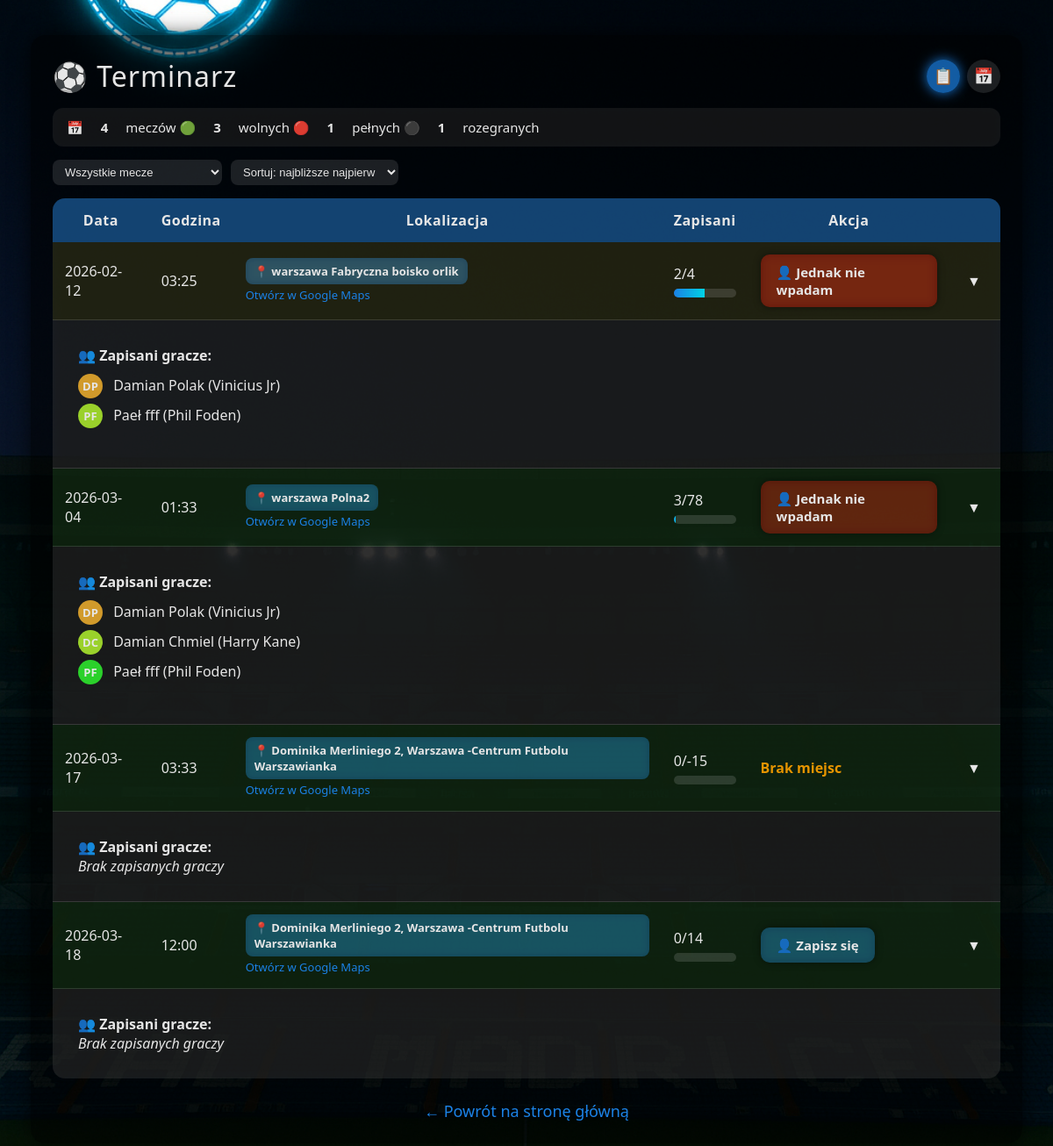
The app's page /terminarz (signed in) with its own data.
### tables this page shows
CREATE TABLE matches (
            id INTEGER PRIMARY KEY AUTOINCREMENT,
            match_date TEXT NOT NULL,
            match_time TEXT NOT NULL,
            location TEXT NOT NULL,
            max_slots INTEGER NOT NULL,
            signed_up INTEGER NOT NULL DEFAULT 0
        );

CREATE TABLE match_signups (
            id INTEGER PRIMARY KEY AUTOINCREMENT,
            user_id INTEGER NOT NULL,
            match_id INTEGER NOT NULL,
            paid INTEGER NOT NULL DEFAULT 0,
            created_at TIMESTAMP DEFAULT CURRENT_TIMESTAMP,
            FOREIGN KEY(user_id) REFERENCES users(id),
            FOREIGN KEY(match_id) REFERENCES matches(id)
        );

CREATE TABLE users (
            id INTEGER PRIMARY KEY AUTOINCREMENT,
            first_name TEXT NOT NULL,
            last_name TEXT NOT NULL,
            player_alias TEXT UNIQUE NOT NULL,
            is_admin INTEGER DEFAULT 0
        );

### app.py (the view)
@app.route("/terminarz")
def terminarz():
    conn = get_db()
    matches = conn.execute("SELECT * FROM matches ORDER BY match_date ASC").fetchall()
    signups = conn.execute("""
        SELECT ms.match_id, ms.paid, u.first_name, u.last_name, u.player_alias
        FROM match_signups ms
        JOIN users u ON u.id = ms.user_id
        ORDER BY u.first_name ASC
    """).fetchall()
    conn.close()
    players_by_match = {}
    for s in signups:
        players_by_match.setdefault(s["match_id"], []).append(s)
    user_signed = {}
    if "player_alias" in session:
        for s in signups:
            if s["player_alias"] == session["player_alias"]:
                user_signed[s["match_id"]] = True
    return render_template(
        "terminarz.html",
        matches=matches,
        players_by_match=players_by_match,
        user_signed=user_signed
    )

### app.py (called while the page is built)
def get_db():
    conn = sqlite3.connect("database.db")
    conn.row_factory = sqlite3.Row
    return conn

### templates/terminarz.html (shortened to what this page needs)
<!DOCTYPE html>
<html lang="pl">
<head>
</head>
<body>
<div class="container">
    <div class="header-row">
        <h1>⚽ Terminarz</h1>
        <div class="view-toggle">
            <button id="btn-list" class="icon-toggle active" title="Widok listy">📋</button>
            <button id="btn-calendar" class="icon-toggle" title="Widok kalendarza">📅</button>
        </div>
    </div>
    <div id="stats-bar" class="stats-bar"></div>
    <div class="controls">
        <select id="filter-select">
            <option value="all">Wszystkie mecze</option>
        </select>
        <select id="sort-select">
            <option value="asc">Sortuj: najbliższe najpierw</option>
        </select>
    </div>
    <div id="list-view">
        <table>
            <tr>
                <th>Data</th>
                <th>Godzina</th>
                <th>Lokalizacja</th>
                <th>Zapisani</th>
                <th>Akcja</th>
                <th></th>
            </tr>
            <tbody id="list-tbody">
            {% for m in matches %}
            {% set percent = (m.signed_up / m.max_slots) * 100 %}
            {% if percent < 50 %}
            {% set row_class = "row-green" %}
            {% elif percent < 80 %}
            {% set row_class = "row-yellow" %}
            {% else %}
            {% set row_class = "row-red" %}
            {% endif %}
            <tr class="clickable-row {{ row_class }} match-row"
                onclick="toggleDetails({{ m.id }})"
                data-id="{{ m.id }}"
                data-date="{{ m.match_date }}"
                data-time="{{ m.match_time }}"
                data-signed="{{ m.signed_up }}"
                data-max="{{ m.max_slots }}">
                <td>{{ m.match_date }}</td>
                <td>{{ m.match_time }}</td>
                <td>
                    <span class="location-tag">📍 {{ m.location }}</span><br>
                    <a href="https://www.google.com/maps/search/?api=1&query={{ m.location | urlencode }}"
                       target="_blank"
                       style="color:#1e90ff; text-decoration:none; font-size:13px;">
                        Otwórz w Google Maps
                    </a>
                </td>
                <td>
                    {{ m.signed_up }}/{{ m.max_slots }}
                    <div class="progress-container">
                        <div class="progress-bar" style="--target-width: {{ percent }}%;"></div>
                    </div>
                </td>
                <td onclick="event.stopPropagation();">
                    {% if session.user_id %}
                    {% if user_signed.get(m.id) %}
                    <a href="/terminarz/unsubscribe/{{ m.id }}" class="btn-modern btn-leave">
                        👤 Jednak nie wpadam
                    </a>
                    {% else %}
                    {% if m.signed_up < m.max_slots %}
                    <a href="/terminarz/signup/{{ m.id }}" class="btn-modern btn-join">
                        👤 Zapisz się
                    </a>
                    {% else %}
                    <span style="color:orange; font-weight:bold;">Brak miejsc</span>
                    {% endif %}
                    {% endif %}
                    {% else %}
                    <span style="color:#ccc;">Zaloguj się</span>
                    {% endif %}
                </td>
                <td style="width: 30px;">
                    <span id="arrow-{{ m.id }}" class="arrow">▼</span>
                </td>
            </tr>
            <tr id="details-{{ m.id }}" class="details-row">
                <td colspan="6">
                    <div class="details-content">
                        <strong>👥 Zapisani gracze:</strong><br>
                        {% if players_by_match.get(m.id) %}
                        <ul style="list-style:none; padding-left:0; margin-top:10px;">
                            {% for p in players_by_match[m.id] %}
                            {% set initials = p.first_name[0] ~ p.last_name[0] %}
                            <li style="margin-bottom:6px;">
                                            <span class="avatar" style="background: hsl({{ loop.index * 40 }}, 80%, 55%);">
                                                {{ initials }}
                                            </span>
                                <span class="tooltip" data-tip="{{ p.first_name }} {{ p.last_name }}">
                                                {{ p.first_name }} {{ p.last_name }} ({{ p.player_alias }})
                                            </span>
                            </li>
                            {% endfor %}
                        </ul>
                        {% else %}
                        <i>Brak zapisanych graczy</i>
                        {% endif %}
                    </div>
                </td>
            </tr>
            {% endfor %}
            </tbody>
        </table>
    </div>
    <a href="/" class="back">← Powrót na stronę główną</a>
</div>
</body>
</html>

### templates/terminarz.html (style rules this page uses)
body { margin: 0; padding: 0; font-family: "Segoe UI", Arial, sans-serif; color: #fff; background-image: url('/static/stadium.jpg'); background-size: cover; background-position: center; background-repeat: no-repeat; filter: brightness(0.9); }
.container { width: 90%; max-width: 1100px; margin: 40px auto; background: rgba(0,0,0,0.55); padding: 25px; border-radius: 16px; backdrop-filter: blur(8px); box-shadow: 0 0 25px rgba(0,0,0,0.7); position: relative; }
.header-row { display: flex; align-items: center; justify-content: space-between; gap: 10px; margin-bottom: 15px; }
h1 { font-weight: 300; letter-spacing: 1px; margin: 0; }
.view-toggle { display: flex; align-items: center; gap: 8px; }
.icon-toggle { width: 38px; height: 38px; border-radius: 50%; border: none; cursor: pointer; background: rgba(255,255,255,0.12); color: #fff; display: flex; align-items: center; justify-content: center; font-size: 18px; box-shadow: 0 0 10px rgba(0,0,0,0.5); transition: 0.25s ease; }
.icon-toggle.active { background: rgba(30,144,255,0.7); box-shadow: 0 0 14px rgba(30,144,255,0.9); }
.stats-bar { background: rgba(255,255,255,0.08); padding: 12px 16px; border-radius: 12px; backdrop-filter: blur(6px); margin-bottom: 15px; font-size: 15px; display: flex; gap: 20px; flex-wrap: wrap; }
.controls { display: flex; flex-wrap: wrap; gap: 10px; margin-bottom: 15px; align-items: center; }
.controls select, .controls button { padding: 6px 10px; border-radius: 8px; border: none; font-size: 13px; cursor: pointer; }
.controls select { background: rgba(255,255,255,0.12); color: #fff; }
table { width: 100%; border-collapse: collapse; margin-top: 10px; border-radius: 14px; overflow: hidden; background: rgba(255,255,255,0.06); backdrop-filter: blur(6px); }
th { padding: 14px; background: rgba(30,144,255,0.45); font-weight: 600; letter-spacing: 0.5px; }
td { padding: 14px; border-bottom: 1px solid rgba(255,255,255,0.15); }
tr:last-child td { border-bottom: none; }
.row-green { background: rgba(0,255,0,0.08); }
.row-yellow { background: rgba(255,255,0,0.08); }
.location-tag { display: inline-block; padding: 6px 10px; background: rgba(30,144,255,0.35); border-radius: 8px; font-size: 13px; font-weight: 600; color: #fff; backdrop-filter: blur(4px); }
.btn-modern { padding: 10px 18px; border-radius: 10px; font-size: 15px; font-weight: 600; cursor: pointer; border: none; text-decoration: none; display: inline-block; transition: 0.25s ease; backdrop-filter: blur(6px); background: rgba(255,255,255,0.12); color: #fff; box-shadow: 0 0 8px rgba(0,0,0,0.4); }
.btn-join { background: rgba(30,144,255,0.35); }
.btn-leave { background: rgba(255,0,0,0.35); }
.details-row { height: 0; overflow: hidden; transition: height 0.35s ease; background: rgba(255,255,255,0.05); }
.details-content { padding: 15px; }
.clickable-row { cursor: pointer; transition: background 0.2s ease; }
.arrow { display: inline-block; transition: transform 0.35s ease; margin-left: 6px; }
.avatar { width: 28px; height: 28px; border-radius: 50%; display: inline-flex; align-items: center; justify-content: center; font-size: 13px; font-weight: bold; color: #fff; margin-right: 8px; text-transform: uppercase; }
.tooltip { position: relative; display: inline-block; }
.progress-container { width: 100%; background: rgba(255,255,255,0.15); border-radius: 8px; height: 10px; margin-top: 6px; overflow: hidden; }
.progress-bar { height: 10px; background: linear-gradient(90deg, #1e90ff, #00eaff); width: 0%; animation: fillBar 1s ease forwards; }
a.back { display: block; text-align: center; margin-top: 25px; color: #1e90ff; text-decoration: none; font-size: 18px; }

### records on screen
matches: match_date "2026-02-12", match_time "03:25", location "warszawa Fabryczna boisko orlik", signed_up "2", max_slots "4", {{ percent }} 50.0 (drawn)
match_signups: initials "DP", first_name "Damian", last_name "Polak", player_alias "Vinicius Jr"
match_signups: initials "PF", first_name "Paeł", last_name "fff", player_alias "Phil Foden"
matches: match_date "2026-03-04", match_time "01:33", location "warszawa Polna2", signed_up "3", max_slots "78", {{ percent }} 3.8461538461538463 (drawn)
match_signups: initials "DP", first_name "Damian", last_name "Polak", player_alias "Vinicius Jr"
match_signups: initials "DC", first_name "Damian", last_name "Chmiel", player_alias "Harry Kane"
match_signups: initials "PF", first_name "Paeł", last_name "fff", player_alias "Phil Foden"
matches: match_date "2026-03-17", match_time "03:33", location "Dominika Merliniego 2, Warszawa -Centrum Futbolu Warszawianka", signed_up "0", max_slots "-15", shows "Brak miejsc", shows "Brak zapisanych graczy"
matches: match_date "2026-03-18", match_time "12:00", location "Dominika Merliniego 2, Warszawa -Centrum Futbolu Warszawianka", signed_up "0", max_slots "14", shows "Brak zapisanych graczy"
